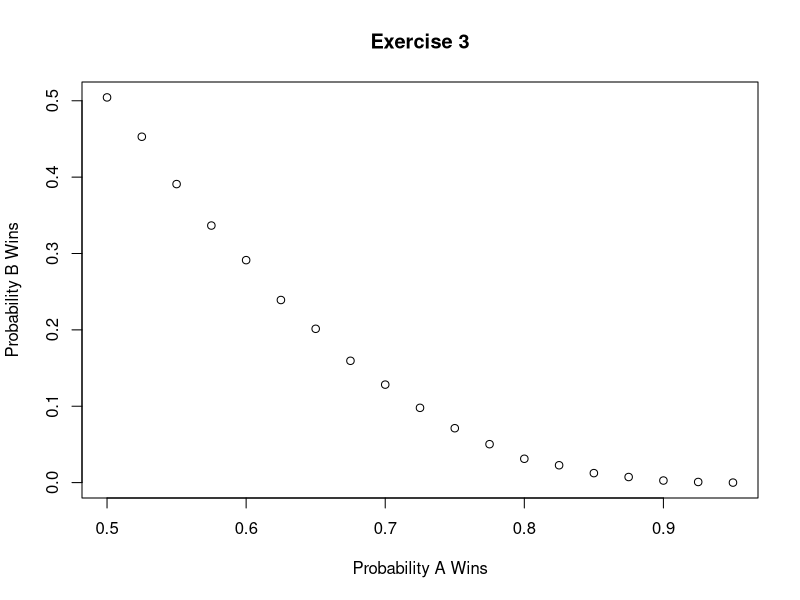

This figure's R source: (Note: this script raises an error after producing the figure.)
##Exercise 1. The Cavs and the Warriors
  #Two teams, say the Cavs and the Warriors, are playing a seven game championship series. The first to win four games wins the series. The teams are equally good, so they each have a 50-50 chance of winning each game.
  #If the Cavs lose the first game, what is the probability that they win the series?
  
  #Alicia added this instruction: Assign 'p' as the number of games played
    p_1 <- 1
  
  #Assign a variable 'n' as the number of remaining games.
    n <- 7 - p_1
  
  #Assign a variable `outcomes` as a vector of possible game outcomes, where 0 indicates a loss and 1 indicates a win for the Cavs.
    outcomes <- c(loss = 0, win = 1)
  
  #Assign a variable `l` to a list of all possible outcomes in all remaining games. Use the `rep` function on `list(outcomes)` to create list of length `n`.
    l <- rep(list(outcomes), n)
  
  #Create a data frame named 'possibilities' that contains all combinations of possible outcomes for the remaining games.
    possibilities <- expand.grid(l)
  
  #Create a vector named 'results' that indicates whether each row in the data frame 'possibilities' contains enough wins for the Cavs to win the series.
    results <- rowSums(possibilities)>3
  
  #Calculate the proportion of 'results' in which the Cavs win the series. Print the outcome to the console.
    cat("1 Answer:", sum(results)/64, "\n")
  
    
#Exercise 2. The Cavs and the Warriors - Monte Carlo
  #Use the replicate function to replicate the sample code for B <- 10000 simulations.
  #Use the sample function to simulate a series of 6 games with random, independent outcomes of either a loss for the Cavs (0) or a win for the Cavs (1) in that order. Use the default probabilities to sample.
  #Use the sum function to determine whether a simulated series contained at least 4 wins for the Cavs.
  #Use the mean function to find the proportion of simulations in which the Cavs win at least 4 of the remaining games. Print your answer to the console.
  
  #Confirm the results of the previous question with a Monte Carlo simulation to estimate the probability of the Cavs winning the series after losing the first game.
  #The variable `B` specifies the number of times we want the simulation to run. Let's run the Monte Carlo simulation 10,000 times.
    B <- 10000
  
  #Use the `set.seed` function to make sure your answer matches the expected result after random sampling.
    set.seed(1)
  
  #Create an object called `results` that replicates for `B` iterations a simulated series and determines whether that series contains at least four wins for the Cavs.
    l <- function(){
      s <- sample(c(0, 1), 6, replace = TRUE)
      sum(s) >= 4
      }
    results <- replicate(B, l())
  
  #Calculate the frequency out of `B` iterations that the Cavs won at least four games in the remainder of the series. Print your answer to the console.
    cat("2 Answer:", mean(results), "\n")
  
    
#Exercise 3. A and B play a series - part 1
  #Two teams, A and B, are playing a seven series game series. Team A is better than team B and has a chance of winning each game.
  #Use the function sapply to compute the probability, call it Pr of winning for p <- seq(0.5, 0.95, 0.025).
  #Then plot the result plot(p, Pr).
 
  #Let's assign the variable 'p' as the vector of probabilities that team A will win.
    p <- seq(0.5, 0.95, 0.025)
  
  #Given a value 'p', the probability of winning the series for the underdog team B can be computed with the following function based on a Monte Carlo simulation:
    prob_win <- function(p){
      B <- 10000
      result <- replicate(B, {
        b_win <- sample(c(1,0), 7, replace = TRUE, prob = c(1-p, p))
        sum(b_win)>=4
      })
      mean(result)
    }
  
  #Apply the 'prob_win' function across the vector of probabilities that team A will win to determine the probability that team B will win. Call this object 'Pr'.
    Pr_3 <- sapply(p, prob_win)
  
  #Plot the probability 'p' on the x-axis and 'Pr' on the y-axis.
    plot(p, Pr_3, main = "Exercise 3", xlab = "Probability A Wins", ylab = "Probability B Wins")
    cat("3 Answer: See Graph", "\n")
    
    
#Exercise 4. A and B play a series - part 2
  #Use Pr to compute the probability of team B winning based where they are in the series.
  #Then plot the result plot(N, Pr).
  
  #Given a value 'p', the probability of winning the series for the underdog team B can be computed with the following function based on a Monte Carlo simulation:
    prob_win <- function(N, p=0.75){
      B <- 10000
      result <- replicate(B, {
        b_win <- sample(c(1,0), N, replace = TRUE, prob = c(1-p, p))
        sum(b_win)>=(N+1)/2
      })
      mean(result)
    }
  
  #Assign the variable 'N' as the vector of series lengths. Use only odd numbers ranging from 1 to 25 games.
    N <- seq(from = 1, to = 25, by = 2)
  
  #Apply the 'prob_win' function across the vector of series lengths to determine the probability that team B will win. Call this object `Pr`.
    Pr_4 <- sapply(N, prob_win)
  
  #Plot the number of games in the series 'N' on the x-axis and 'Pr' on the y-axis.
    plot(N, Pr, main = "Exercise 4", xlab = "Series Length", ylab = "Probability B Wins")
    cat("4 Answer: See Graph", "\n")